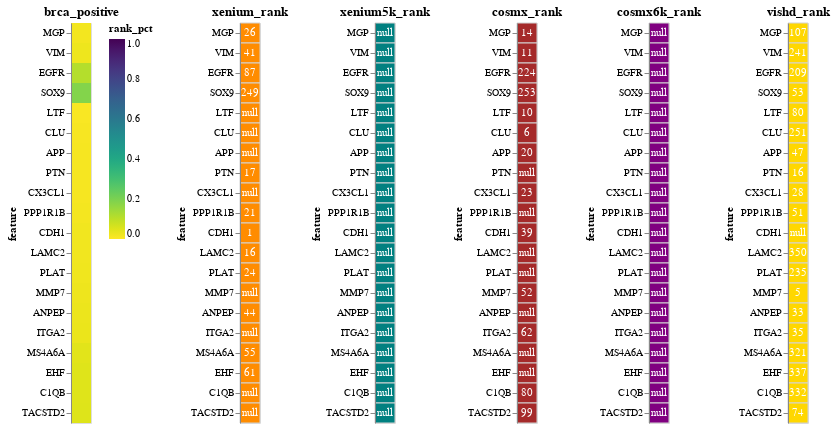

The cell this chart's notebook holds for it:
### Code cell
disease, direction = 'brca', 'positive'
generate_consensus_chart(disease, direction)

### Figure 1 — Vega-Lite specification as saved in the notebook (floating-point values rounded to 4 significant figures)
{"config": {"view": {"continuousWidth": 300, "continuousHeight": 300}}, "hconcat": [{"data": {"name": "data-ea66c42182d2554fc65ab7ac038a2ef9"}, "mark": {"type": "rect"}, "encoding": {"color": {"field": "rank_pct", "scale": {"domain": [0, 1.0], "reverse": true, "scheme": "viridis"}, "type": "quantitative"}, "y": {"field": "feature", "sort": ["MGP", "VIM", "EGFR", "SOX9", "LTF", "CLU", "APP", "PTN", "CX3CL1", "PPP1R1B", "CDH1", "LAMC2", "PLAT", "MMP7", "ANPEP", "ITGA2", "MS4A6A", "EHF", "C1QB", "TACSTD2"], "type": "nominal"}}, "title": "brca_positive"}, {"hconcat": [{"layer": [{"mark": {"type": "rect", "color": "darkorange", "stroke": "lightgray", "strokeWidth": 1}, "encoding": {"y": {"field": "feature", "sort": ["MGP", "VIM", "EGFR", "SOX9", "LTF", "CLU", "APP", "PTN", "CX3CL1", "PPP1R1B", "CDH1", "LAMC2", "PLAT", "MMP7", "ANPEP", "ITGA2", "MS4A6A", "EHF", "C1QB", "TACSTD2"], "type": "nominal"}}, "title": "xenium_rank"}, {"mark": {"type": "text", "baseline": "middle", "color": "white"}, "encoding": {"text": {"field": "value", "type": "quantitative"}, "y": {"field": "feature", "sort": ["MGP", "VIM", "EGFR", "SOX9", "LTF", "CLU", "APP", "PTN", "CX3CL1", "PPP1R1B", "CDH1", "LAMC2", "PLAT", "MMP7", "ANPEP", "ITGA2", "MS4A6A", "EHF", "C1QB", "TACSTD2"], "type": "nominal"}}}], "data": {"name": "data-b8adeff4635a24f684eefe6ce302850f"}}, {"layer": [{"mark": {"type": "rect", "color": "teal", "stroke": "lightgray", "strokeWidth": 1}, "encoding": {"y": {"field": "feature", "sort": ["MGP", "VIM", "EGFR", "SOX9", "LTF", "CLU", "APP", "PTN", "CX3CL1", "PPP1R1B", "CDH1", "LAMC2", "PLAT", "MMP7", "ANPEP", "ITGA2", "MS4A6A", "EHF", "C1QB", "TACSTD2"], "type": "nominal"}}, "title": "xenium5k_rank"}, {"mark": {"type": "text", "baseline": "middle", "color": "white"}, "encoding": {"text": {"field": "value", "type": "quantitative"}, "y": {"field": "feature", "sort": ["MGP", "VIM", "EGFR", "SOX9", "LTF", "CLU", "APP", "PTN", "CX3CL1", "PPP1R1B", "CDH1", "LAMC2", "PLAT", "MMP7", "ANPEP", "ITGA2", "MS4A6A", "EHF", "C1QB", "TACSTD2"], "type": "nominal"}}}], "data": {"name": "data-75863cf5c3c0c2bfbb39b06d40df3fb6"}}, {"layer": [{"mark": {"type": "rect", "color": "brown", "stroke": "lightgray", "strokeWidth": 1}, "encoding": {"y": {"field": "feature", "sort": ["MGP", "VIM", "EGFR", "SOX9", "LTF", "CLU", "APP", "PTN", "CX3CL1", "PPP1R1B", "CDH1", "LAMC2", "PLAT", "MMP7", "ANPEP", "ITGA2", "MS4A6A", "EHF", "C1QB", "TACSTD2"], "type": "nominal"}}, "title": "cosmx_rank"}, {"mark": {"type": "text", "baseline": "middle", "color": "white"}, "encoding": {"text": {"field": "value", "type": "quantitative"}, "y": {"field": "feature", "sort": ["MGP", "VIM", "EGFR", "SOX9", "LTF", "CLU", "APP", "PTN", "CX3CL1", "PPP1R1B", "CDH1", "LAMC2", "PLAT", "MMP7", "ANPEP", "ITGA2", "MS4A6A", "EHF", "C1QB", "TACSTD2"], "type": "nominal"}}}], "data": {"name": "data-d7d19dfe9821b1bffea9168e19261402"}}, {"layer": [{"mark": {"type": "rect", "color": "purple", "stroke": "lightgray", "strokeWidth": 1}, "encoding": {"y": {"field": "feature", "sort": ["MGP", "VIM", "EGFR", "SOX9", "LTF", "CLU", "APP", "PTN", "CX3CL1", "PPP1R1B", "CDH1", "LAMC2", "PLAT", "MMP7", "ANPEP", "ITGA2", "MS4A6A", "EHF", "C1QB", "TACSTD2"], "type": "nominal"}}, "title": "cosmx6k_rank"}, {"mark": {"type": "text", "baseline": "middle", "color": "white"}, "encoding": {"text": {"field": "value", "type": "quantitative"}, "y": {"field": "feature", "sort": ["MGP", "VIM", "EGFR", "SOX9", "LTF", "CLU", "APP", "PTN", "CX3CL1", "PPP1R1B", "CDH1", "LAMC2", "PLAT", "MMP7", "ANPEP", "ITGA2", "MS4A6A", "EHF", "C1QB", "TACSTD2"], "type": "nominal"}}}], "data": {"name": "data-6e9185e23a6c6688cb451a7756afc5cb"}}, {"layer": [{"mark": {"type": "rect", "color": "gold", "stroke": "lightgray", "strokeWidth": 1}, "encoding": {"y": {"field": "feature", "sort": ["MGP", "VIM", "EGFR", "SOX9", "LTF", "CLU", "APP", "PTN", "CX3CL1", "PPP1R1B", "CDH1", "LAMC2", "PLAT", "MMP7", "ANPEP", "ITGA2", "MS4A6A", "EHF", "C1QB", "TACSTD2"], "type": "nominal"}}, "title": "vishd_rank"}, {"mark": {"type": "text", "baseline": "middle", "color": "white"}, "encoding": {"text": {"field": "value", "type": "quantitative"}, "y": {"field": "feature", "sort": ["MGP", "VIM", "EGFR", "SOX9", "LTF", "CLU", "APP", "PTN", "CX3CL1", "PPP1R1B", "CDH1", "LAMC2", "PLAT", "MMP7", "ANPEP", "ITGA2", "MS4A6A", "EHF", "C1QB", "TACSTD2"], "type": "nominal"}}}], "data": {"name": "data-1511953e9c1031463830330c3eb01c2c"}}], "resolve": {"scale": {"color": "independent", "x": "independent", "y": "independent"}}}], "resolve": {"scale": {"color": "independent", "x": "independent", "y": "independent"}}, "$schema": "https://vega.github.io/schema/vega-lite/v5.20.1.json", "datasets": {"data-ea66c42182d2554fc65ab7ac038a2ef9": [{"disease": "brca", "feature": "MGP", "direction": "positive", "correlation": 0.3801, "rank": 49.0, "rank_pct": 0.01722, "count": 3, "xenium_rank": 26.0, "xenium_sid_count": 3.0, "xenium_case_count": 1.0, "xenium_correlation": 0.4508, "xenium5k_rank": null, "xenium5k_sid_count": null, "xenium5k_case_count": null, "xenium5k_correlation": null, "cosmx_rank": 14.0, "cosmx_sid_count": 4.0, "cosmx_case_count": 1.0, "cosmx_correlation": 0.3473, "cosmx6k_rank": null, "cosmx6k_sid_count": null, "cosmx6k_case_count": null, "cosmx6k_correlation": null, "vishd_rank": 107.0, "vishd_sid_count": 2.0, "vishd_case_count": 1.0, "vishd_correlation": 0.3421, "count_neg": -3}, {"disease": "brca", "feature": "VIM", "direction": "positive", "correlation": 0.2825, "rank": 97.67, "rank_pct": 0.02495, "count": 3, "xenium_rank": 41.0, "xenium_sid_count": 3.0, "xenium_case_count": 2.0, "xenium_correlation": 0.3064, "xenium5k_rank": null, "xenium5k_sid_count": null, "xenium5k_case_count": null, "xenium5k_correlation": null, "cosmx_rank": 11.0, "cosmx_sid_count": 4.0, "cosmx_case_count": 2.0, "cosmx_correlation": 0.2783, "cosmx6k_rank": null, "cosmx6k_sid_count": null, "cosmx6k_case_count": null, "cosmx6k_correlation": null, "vishd_rank": 241.0, "vishd_sid_count": 1.0, "vishd_case_count": 1.0, "vishd_correlation": 0.2629, "count_neg": -3}, {"disease": "brca", "feature": "EGFR", "direction": "positive", "correlation": 0.1595, "rank": 173.3, "rank_pct": 0.1114, "count": 3, "xenium_rank": 87.0, "xenium_sid_count": 7.0, "xenium_case_count": 2.0, "xenium_correlation": 0.09944, "xenium5k_rank": null, "xenium5k_sid_count": null, "xenium5k_case_count": null, "xenium5k_correlation": null, "cosmx_rank": 224.0, "cosmx_sid_count": 1.0, "cosmx_case_count": 1.0, "cosmx_correlation": 0.1011, "cosmx6k_rank": null, "cosmx6k_sid_count": null, "cosmx6k_case_count": null, "cosmx6k_correlation": null, "vishd_rank": 209.0, "vishd_sid_count": 1.0, "vishd_case_count": 1.0, "vishd_correlation": 0.2781, "count_neg": -3}, {"disease": "brca", "feature": "SOX9", "direction": "positive", "correlation": 0.2352, "rank": 185.0, "rank_pct": 0.185, "count": 3, "xenium_rank": 249.0, "xenium_sid_count": 6.0, "xenium_case_count": 1.0, "xenium_correlation": 0.1623, "xenium5k_rank": null, "xenium5k_sid_count": null, "xenium5k_case_count": null, "xenium5k_correlation": null, "cosmx_rank": 253.0, "cosmx_sid_count": 3.0, "cosmx_case_count": 1.0, "cosmx_correlation": 0.148, "cosmx6k_rank": null, "cosmx6k_sid_count": null, "cosmx6k_case_count": null, "cosmx6k_correlation": null, "vishd_rank": 53.0, "vishd_sid_count": 2.0, "vishd_case_count": 1.0, "vishd_correlation": 0.3952, "count_neg": -3}, {"disease": "brca", "feature": "LTF", "direction": "positive", "correlation": 0.3119, "rank": 45.0, "rank_pct": 0.006999, "count": 2, "xenium_rank": null, "xenium_sid_count": null, "xenium_case_count": null, "xenium_correlation": null, "xenium5k_rank": null, "xenium5k_sid_count": null, "xenium5k_case_count": null, "xenium5k_correlation": null, "cosmx_rank": 10.0, "cosmx_sid_count": 5.0, "cosmx_case_count": 2.0, "cosmx_correlation": 0.2603, "cosmx6k_rank": null, "cosmx6k_sid_count": null, "cosmx6k_case_count": null, "cosmx6k_correlation": null, "vishd_rank": 80.0, "vishd_sid_count": 2.0, "vishd_case_count": 1.0, "vishd_correlation": 0.3636, "count_neg": -2}, {"disease": "brca", "feature": "CLU", "direction": "positive", "correlation": 0.2734, "rank": 128.5, "rank_pct": 0.009808, "count": 2, "xenium_rank": null, "xenium_sid_count": null, "xenium_case_count": null, "xenium_correlation": null, "xenium5k_rank": null, "xenium5k_sid_count": null, "xenium5k_case_count": null, "xenium5k_correlation": null, "cosmx_rank": 6.0, "cosmx_sid_count": 5.0, "cosmx_case_count": 2.0, "cosmx_correlation": 0.2872, "cosmx6k_rank": null, "cosmx6k_sid_count": null, "cosmx6k_case_count": null, "cosmx6k_correlation": null, "vishd_rank": 251.0, "vishd_sid_count": 2.0, "vishd_case_count": 1.0, "vishd_correlation": 0.2595, "count_neg": -2}, {"disease": "brca", "feature": "APP", "direction": "positive", "correlation": 0.3374, "rank": 33.5, "rank_pct": 0.01088, "count": 2, "xenium_rank": null, "xenium_sid_count": null, "xenium_case_count": null, "xenium_correlation": null, "xenium5k_rank": null, "xenium5k_sid_count": null, "xenium5k_case_count": null, "xenium5k_correlation": null, "cosmx_rank": 20.0, "cosmx_sid_count": 3.0, "cosmx_case_count": 1.0, "cosmx_correlation": 0.2732, "cosmx6k_rank": null, "cosmx6k_sid_count": null, "cosmx6k_case_count": null, "cosmx6k_correlation": null, "vishd_rank": 47.0, "vishd_sid_count": 2.0, "vishd_case_count": 1.0, "vishd_correlation": 0.4017, "count_neg": -2}, {"disease": "brca", "feature": "PTN", "direction": "positive", "correlation": 0.458, "rank": 16.5, "rank_pct": 0.01101, "count": 2, "xenium_rank": 17.0, "xenium_sid_count": 13.0, "xenium_case_count": 3.0, "xenium_correlation": 0.4547, "xenium5k_rank": null, "xenium5k_sid_count": null, "xenium5k_case_count": null, "xenium5k_correlation": null, "cosmx_rank": null, "cosmx_sid_count": null, "cosmx_case_count": null, "cosmx_correlation": null, "cosmx6k_rank": null, "cosmx6k_sid_count": null, "cosmx6k_case_count": null, "cosmx6k_correlation": null, "vishd_rank": 16.0, "vishd_sid_count": 2.0, "vishd_case_count": 1.0, "vishd_correlation": 0.4614, "count_neg": -2}, {"disease": "brca", "feature": "CX3CL1", "direction": "positive", "correlation": 0.3438, "rank": 25.5, "rank_pct": 0.01179, "count": 2, "xenium_rank": null, "xenium_sid_count": null, "xenium_case_count": null, "xenium_correlation": null, "xenium5k_rank": null, "xenium5k_sid_count": null, "xenium5k_case_count": null, "xenium5k_correlation": null, "cosmx_rank": 23.0, "cosmx_sid_count": 4.0, "cosmx_case_count": 1.0, "cosmx_correlation": 0.2521, "cosmx6k_rank": null, "cosmx6k_sid_count": null, "cosmx6k_case_count": null, "cosmx6k_correlation": null, "vishd_rank": 28.0, "vishd_sid_count": 2.0, "vishd_case_count": 1.0, "vishd_correlation": 0.4356, "count_neg": -2}, {"disease": "brca", "feature": "PPP1R1B", "direction": "positive", "correlation": 0.3854, "rank": 36.0, "rank_pct": 0.01447, "count": 2, "xenium_rank": 21.0, "xenium_sid_count": 12.0, "xenium_case_count": 4.0, "xenium_correlation": 0.3734, "xenium5k_rank": null, "xenium5k_sid_count": null, "xenium5k_case_count": null, "xenium5k_correlation": null, "cosmx_rank": null, "cosmx_sid_count": null, "cosmx_case_count": null, "cosmx_correlation": null, "cosmx6k_rank": null, "cosmx6k_sid_count": null, "cosmx6k_case_count": null, "cosmx6k_correlation": null, "vishd_rank": 51.0, "vishd_sid_count": 2.0, "vishd_case_count": 1.0, "vishd_correlation": 0.3973, "count_neg": -2}, {"disease": "brca", "feature": "CDH1", "direction": "positive", "correlation": 0.4255, "rank": 20.0, "rank_pct": 0.0193, "count": 2, "xenium_rank": 1.0, "xenium_sid_count": 3.0, "xenium_case_count": 1.0, "xenium_correlation": 0.7133, "xenium5k_rank": null, "xenium5k_sid_count": null, "xenium5k_case_count": null, "xenium5k_correlation": null, "cosmx_rank": 39.0, "cosmx_sid_count": 1.0, "cosmx_case_count": 1.0, "cosmx_correlation": 0.1378, "cosmx6k_rank": null, "cosmx6k_sid_count": null, "cosmx6k_case_count": null, "cosmx6k_correlation": null, "vishd_rank": null, "vishd_sid_count": null, "vishd_case_count": null, "vishd_correlation": null, "count_neg": -2}, {"disease": "brca", "feature": "LAMC2", "direction": "positive", "correlation": 0.3186, "rank": 183.0, "rank_pct": 0.01962, "count": 2, "xenium_rank": 16.0, "xenium_sid_count": 10.0, "xenium_case_count": 3.0, "xenium_correlation": 0.41, "xenium5k_rank": null, "xenium5k_sid_count": null, "xenium5k_case_count": null, "xenium5k_correlation": null, "cosmx_rank": null, "cosmx_sid_count": null, "cosmx_case_count": null, "cosmx_correlation": null, "cosmx6k_rank": null, "cosmx6k_sid_count": null, "cosmx6k_case_count": null, "cosmx6k_correlation": null, "vishd_rank": 350.0, "vishd_sid_count": 1.0, "vishd_case_count": 1.0, "vishd_correlation": 0.2273, "count_neg": -2}, {"disease": "brca", "feature": "PLAT", "direction": "positive", "correlation": 0.389, "rank": 129.5, "rank_pct": 0.02142, "count": 2, "xenium_rank": 24.0, "xenium_sid_count": 3.0, "xenium_case_count": 1.0, "xenium_correlation": 0.5121, "xenium5k_rank": null, "xenium5k_sid_count": null, "xenium5k_case_count": null, "xenium5k_correlation": null, "cosmx_rank": null, "cosmx_sid_count": null, "cosmx_case_count": null, "cosmx_correlation": null, "cosmx6k_rank": null, "cosmx6k_sid_count": null, "cosmx6k_case_count": null, "cosmx6k_correlation": null, "vishd_rank": 235.0, "vishd_sid_count": 2.0, "vishd_case_count": 1.0, "vishd_correlation": 0.2659, "count_neg": -2}, {"disease": "brca", "feature": "MMP7", "direction": "positive", "correlation": 0.4258, "rank": 28.5, "rank_pct": 0.02504, "count": 2, "xenium_rank": null, "xenium_sid_count": null, "xenium_case_count": null, "xenium_correlation": null, "xenium5k_rank": null, "xenium5k_sid_count": null, "xenium5k_case_count": null, "xenium5k_correlation": null, "cosmx_rank": 52.0, "cosmx_sid_count": 4.0, "cosmx_case_count": 1.0, "cosmx_correlation": 0.2831, "cosmx6k_rank": null, "cosmx6k_sid_count": null, "cosmx6k_case_count": null, "cosmx6k_correlation": null, "vishd_rank": 5.0, "vishd_sid_count": 2.0, "vishd_case_count": 1.0, "vishd_correlation": 0.5684, "count_neg": -2}, {"disease": "brca", "feature": "ANPEP", "direction": "positive", "correlation": 0.3635, "rank": 38.5, "rank_pct": 0.02827, "count": 2, "xenium_rank": 44.0, "xenium_sid_count": 12.0, "xenium_case_count": 3.0, "xenium_correlation": 0.3138, "xenium5k_rank": null, "xenium5k_sid_count": null, "xenium5k_case_count": null, "xenium5k_correlation": null, "cosmx_rank": null, "cosmx_sid_count": null, "cosmx_case_count": null, "cosmx_correlation": null, "cosmx6k_rank": null, "cosmx6k_sid_count": null, "cosmx6k_case_count": null, "cosmx6k_correlation": null, "vishd_rank": 33.0, "vishd_sid_count": 2.0, "vishd_case_count": 1.0, "vishd_correlation": 0.4131, "count_neg": -2}, {"disease": "brca", "feature": "ITGA2", "direction": "positive", "correlation": 0.2933, "rank": 48.5, "rank_pct": 0.03066, "count": 2, "xenium_rank": null, "xenium_sid_count": null, "xenium_case_count": null, "xenium_correlation": null, "xenium5k_rank": null, "xenium5k_sid_count": null, "xenium5k_case_count": null, "xenium5k_correlation": null, "cosmx_rank": 62.0, "cosmx_sid_count": 2.0, "cosmx_case_count": 1.0, "cosmx_correlation": 0.1751, "cosmx6k_rank": null, "cosmx6k_sid_count": null, "cosmx6k_case_count": null, "cosmx6k_correlation": null, "vishd_rank": 35.0, "vishd_sid_count": 2.0, "vishd_case_count": 1.0, "vishd_correlation": 0.4114, "count_neg": -2}, {"disease": "brca", "feature": "MS4A6A", "direction": "positive", "correlation": 0.2595, "rank": 188.0, "rank_pct": 0.04307, "count": 2, "xenium_rank": 55.0, "xenium_sid_count": 11.0, "xenium_case_count": 3.0, "xenium_correlation": 0.285, "xenium5k_rank": null, "xenium5k_sid_count": null, "xenium5k_case_count": null, "xenium5k_correlation": null, "cosmx_rank": null, "cosmx_sid_count": null, "cosmx_case_count": null, "cosmx_correlation": null, "cosmx6k_rank": null, "cosmx6k_sid_count": null, "cosmx6k_case_count": null, "cosmx6k_correlation": null, "vishd_rank": 321.0, "vishd_sid_count": 1.0, "vishd_case_count": 1.0, "vishd_correlation": 0.234, "count_neg": -2}, {"disease": "brca", "feature": "EHF", "direction": "positive", "correlation": 0.2442, "rank": 199.0, "rank_pct": 0.04725, "count": 2, "xenium_rank": 61.0, "xenium_sid_count": 10.0, "xenium_case_count": 3.0, "xenium_correlation": 0.2585, "xenium5k_rank": null, "xenium5k_sid_count": null, "xenium5k_case_count": null, "xenium5k_correlation": null, "cosmx_rank": null, "cosmx_sid_count": null, "cosmx_case_count": null, "cosmx_correlation": null, "cosmx6k_rank": null, "cosmx6k_sid_count": null, "cosmx6k_case_count": null, "cosmx6k_correlation": null, "vishd_rank": 337.0, "vishd_sid_count": 1.0, "vishd_case_count": 1.0, "vishd_correlation": 0.2298, "count_neg": -2}, {"disease": "brca", "feature": "C1QB", "direction": "positive", "correlation": 0.1871, "rank": 206.0, "rank_pct": 0.04749, "count": 2, "xenium_rank": null, "xenium_sid_count": null, "xenium_case_count": null, "xenium_correlation": null, "xenium5k_rank": null, "xenium5k_sid_count": null, "xenium5k_case_count": null, "xenium5k_correlation": null, "cosmx_rank": 80.0, "cosmx_sid_count": 1.0, "cosmx_case_count": 1.0, "cosmx_correlation": 0.1434, "cosmx6k_rank": null, "cosmx6k_sid_count": null, "cosmx6k_case_count": null, "cosmx6k_correlation": null, "vishd_rank": 332.0, "vishd_sid_count": 1.0, "vishd_case_count": 1.0, "vishd_correlation": 0.2308, "count_neg": -2}, {"disease": "brca", "feature": "TACSTD2", "direction": "positive", "correlation": 0.2956, "rank": 86.5, "rank_pct": 0.04946, "count": 2, "xenium_rank": null, "xenium_sid_count": null, "xenium_case_count": null, "xenium_correlation": null, "xenium5k_rank": null, "xenium5k_sid_count": null, "xenium5k_case_count": null, "xenium5k_correlation": null, "cosmx_rank": 99.0, "cosmx_sid_count": 4.0, "cosmx_case_count": 1.0, "cosmx_correlation": 0.22, "cosmx6k_rank": null, "cosmx6k_sid_count": null, "cosmx6k_case_count": null, "cosmx6k_correlation": null, "vishd_rank": 74.0, "vishd_sid_count": 2.0, "vishd_case_count": 1.0, "vishd_correlation": 0.3712, "count_neg": -2}], "data-b8adeff4635a24f684eefe6ce302850f": [{"disease": "brca", "feature": "MGP", "variable": "xenium_rank", "value": 26.0}, {"disease": "brca", "feature": "VIM", "variable": "xenium_rank", "value": 41.0}, {"disease": "brca", "feature": "EGFR", "variable": "xenium_rank", "value": 87.0}, {"disease": "brca", "feature": "SOX9", "variable": "xenium_rank", "value": 249.0}, {"disease": "brca", "feature": "LTF", "variable": "xenium_rank", "value": null}, {"disease": "brca", "feature": "CLU", "variable": "xenium_rank", "value": null}, {"disease": "brca", "feature": "APP", "variable": "xenium_rank", "value": null}, {"disease": "brca", "feature": "PTN", "variable": "xenium_rank", "value": 17.0}, {"disease": "brca", "feature": "CX3CL1", "variable": "xenium_rank", "value": null}, {"disease": "brca", "feature": "PPP1R1B", "variable": "xenium_rank", "value": 21.0}, {"disease": "brca", "feature": "CDH1", "variable": "xenium_rank", "value": 1.0}, {"disease": "brca", "feature": "LAMC2", "variable": "xenium_rank", "value": 16.0}, {"disease": "brca", "feature": "PLAT", "variable": "xenium_rank", "value": 24.0}, {"disease": "brca", "feature": "MMP7", "variable": "xenium_rank", "value": null}, {"disease": "brca", "feature": "ANPEP", "variable": "xenium_rank", "value": 44.0}, {"disease": "brca", "feature": "ITGA2", "variable": "xenium_rank", "value": null}, {"disease": "brca", "feature": "MS4A6A", "variable": "xenium_rank", "value": 55.0}, {"disease": "brca", "feature": "EHF", "variable": "xenium_rank", "value": 61.0}, {"disease": "brca", "feature": "C1QB", "variable": "xenium_rank", "value": null}, {"disease": "brca", "feature": "TACSTD2", "variable": "xenium_rank", "value": null}], "data-75863cf5c3c0c2bfbb39b06d40df3fb6": [{"disease": "brca", "feature": "MGP", "variable": "xenium5k_rank", "value": null}, {"disease": "brca", "feature": "VIM", "variable": "xenium5k_rank", "value": null}, {"disease": "brca", "feature": "EGFR", "variable": "xenium5k_rank", "value": null}, {"disease": "brca", "feature": "SOX9", "variable": "xenium5k_rank", "value": null}, {"disease": "brca", "feature": "LTF", "variable": "xenium5k_rank", "value": null}, {"disease": "brca", "feature": "CLU", "variable": "xenium5k_rank", "value": null}, {"disease": "brca", "feature": "APP", "variable": "xenium5k_rank", "value": null}, {"disease": "brca", "feature": "PTN", "variable": "xenium5k_rank", "value": null}, {"disease": "brca", "feature": "CX3CL1", "variable": "xenium5k_rank", "value": null}, {"disease": "brca", "feature": "PPP1R1B", "variable": "xenium5k_rank", "value": null}, {"disease": "brca", "feature": "CDH1", "variable": "xenium5k_rank", "value": null}, {"disease": "brca", "feature": "LAMC2", "variable": "xenium5k_rank", "value": null}, {"disease": "brca", "feature": "PLAT", "variable": "xenium5k_rank", "value": null}, {"disease": "brca", "feature": "MMP7", "variable": "xenium5k_rank", "value": null}, {"disease": "brca", "feature": "ANPEP", "variable": "xenium5k_rank", "value": null}, {"disease": "brca", "feature": "ITGA2", "variable": "xenium5k_rank", "value": null}, {"disease": "brca", "feature": "MS4A6A", "variable": "xenium5k_rank", "value": null}, {"disease": "brca", "feature": "EHF", "variable": "xenium5k_rank", "value": null}, {"disease": "brca", "feature": "C1QB", "variable": "xenium5k_rank", "value": null}, {"disease": "brca", "feature": "TACSTD2", "variable": "xenium5k_rank", "value": null}], "data-d7d19dfe9821b1bffea9168e19261402": [{"disease": "brca", "feature": "MGP", "variable": "cosmx_rank", "value": 14.0}, {"disease": "brca", "feature": "VIM", "variable": "cosmx_rank", "value": 11.0}, {"disease": "brca", "feature": "EGFR", "variable": "cosmx_rank", "value": 224.0}, {"disease": "brca", "feature": "SOX9", "variable": "cosmx_rank", "value": 253.0}, {"disease": "brca", "feature": "LTF", "variable": "cosmx_rank", "value": 10.0}, {"disease": "brca", "feature": "CLU", "variable": "cosmx_rank", "value": 6.0}, {"disease": "brca", "feature": "APP", "variable": "cosmx_rank", "value": 20.0}, {"disease": "brca", "feature": "PTN", "variable": "cosmx_rank", "value": null}, {"disease": "brca", "feature": "CX3CL1", "variable": "cosmx_rank", "value": 23.0}, {"disease": "brca", "feature": "PPP1R1B", "variable": "cosmx_rank", "value": null}, {"disease": "brca", "feature": "CDH1", "variable": "cosmx_rank", "value": 39.0}, {"disease": "brca", "feature": "LAMC2", "variable": "cosmx_rank", "value": null}, {"disease": "brca", "feature": "PLAT", "variable": "cosmx_rank", "value": null}, {"disease": "brca", "feature": "MMP7", "variable": "cosmx_rank", "value": 52.0}, {"disease": "brca", "feature": "ANPEP", "variable": "cosmx_rank", "value": null}, {"disease": "brca", "feature": "ITGA2", "variable": "cosmx_rank", "value": 62.0}, {"disease": "brca", "feature": "MS4A6A", "variable": "cosmx_rank", "value": null}, {"disease": "brca", "feature": "EHF", "variable": "cosmx_rank", "value": null}, {"disease": "brca", "feature": "C1QB", "variable": "cosmx_rank", "value": 80.0}, {"disease": "brca", "feature": "TACSTD2", "variable": "cosmx_rank", "value": 99.0}], "data-6e9185e23a6c6688cb451a7756afc5cb": [{"disease": "brca", "feature": "MGP", "variable": "cosmx6k_rank", "value": null}, {"disease": "brca", "feature": "VIM", "variable": "cosmx6k_rank", "value": null}, {"disease": "brca", "feature": "EGFR", "variable": "cosmx6k_rank", "value": null}, {"disease": "brca", "feature": "SOX9", "variable": "cosmx6k_rank", "value": null}, {"disease": "brca", "feature": "LTF", "variable": "cosmx6k_rank", "value": null}, {"disease": "brca", "feature": "CLU", "variable": "cosmx6k_rank", "value": null}, {"disease": "brca", "feature": "APP", "variable": "cosmx6k_rank", "value": null}, {"disease": "brca", "feature": "PTN", "variable": "cosmx6k_rank", "value": null}, {"disease": "brca", "feature": "CX3CL1", "variable": "cosmx6k_rank", "value": null}, {"disease": "brca", "feature": "PPP1R1B", "variable": "cosmx6k_rank", "value": null}, {"disease": "brca", "feature": "CDH1", "variable": "cosmx6k_rank", "value": null}, {"disease": "brca", "feature": "LAMC2", "variable": "cosmx6k_rank", "value": null}, {"disease": "brca", "feature": "PLAT", "variable": "cosmx6k_rank", "value": null}, {"disease": "brca", "feature": "MMP7", "variable": "cosmx6k_rank", "value": null}, {"disease": "brca", "feature": "ANPEP", "variable": "cosmx6k_rank", "value": null}, {"disease": "brca", "feature": "ITGA2", "variable": "cosmx6k_rank", "value": null}, {"disease": "brca", "feature": "MS4A6A", "variable": "cosmx6k_rank", "value": null}, {"disease": "brca", "feature": "EHF", "variable": "cosmx6k_rank", "value": null}, {"disease": "brca", "feature": "C1QB", "variable": "cosmx6k_rank", "value": null}, {"disease": "brca", "feature": "TACSTD2", "variable": "cosmx6k_rank", "value": null}], "data-1511953e9c1031463830330c3eb01c2c": [{"disease": "brca", "feature": "MGP", "variable": "vishd_rank", "value": 107.0}, {"disease": "brca", "feature": "VIM", "variable": "vishd_rank", "value": 241.0}, {"disease": "brca", "feature": "EGFR", "variable": "vishd_rank", "value": 209.0}, {"disease": "brca", "feature": "SOX9", "variable": "vishd_rank", "value": 53.0}, {"disease": "brca", "feature": "LTF", "variable": "vishd_rank", "value": 80.0}, {"disease": "brca", "feature": "CLU", "variable": "vishd_rank", "value": 251.0}, {"disease": "brca", "feature": "APP", "variable": "vishd_rank", "value": 47.0}, {"disease": "brca", "feature": "PTN", "variable": "vishd_rank", "value": 16.0}, {"disease": "brca", "feature": "CX3CL1", "variable": "vishd_rank", "value": 28.0}, {"disease": "brca", "feature": "PPP1R1B", "variable": "vishd_rank", "value": 51.0}, {"disease": "brca", "feature": "CDH1", "variable": "vishd_rank", "value": null}, {"disease": "brca", "feature": "LAMC2", "variable": "vishd_rank", "value": 350.0}, {"disease": "brca", "feature": "PLAT", "variable": "vishd_rank", "value": 235.0}, {"disease": "brca", "feature": "MMP7", "variable": "vishd_rank", "value": 5.0}, {"disease": "brca", "feature": "ANPEP", "variable": "vishd_rank", "value": 33.0}, {"disease": "brca", "feature": "ITGA2", "variable": "vishd_rank", "value": 35.0}, {"disease": "brca", "feature": "MS4A6A", "variable": "vishd_rank", "value": 321.0}, {"disease": "brca", "feature": "EHF", "variable": "vishd_rank", "value": 337.0}, {"disease": "brca", "feature": "C1QB", "variable": "vishd_rank", "value": 332.0}, {"disease": "brca", "feature": "TACSTD2", "variable": "vishd_rank", "value": 74.0}]}}
